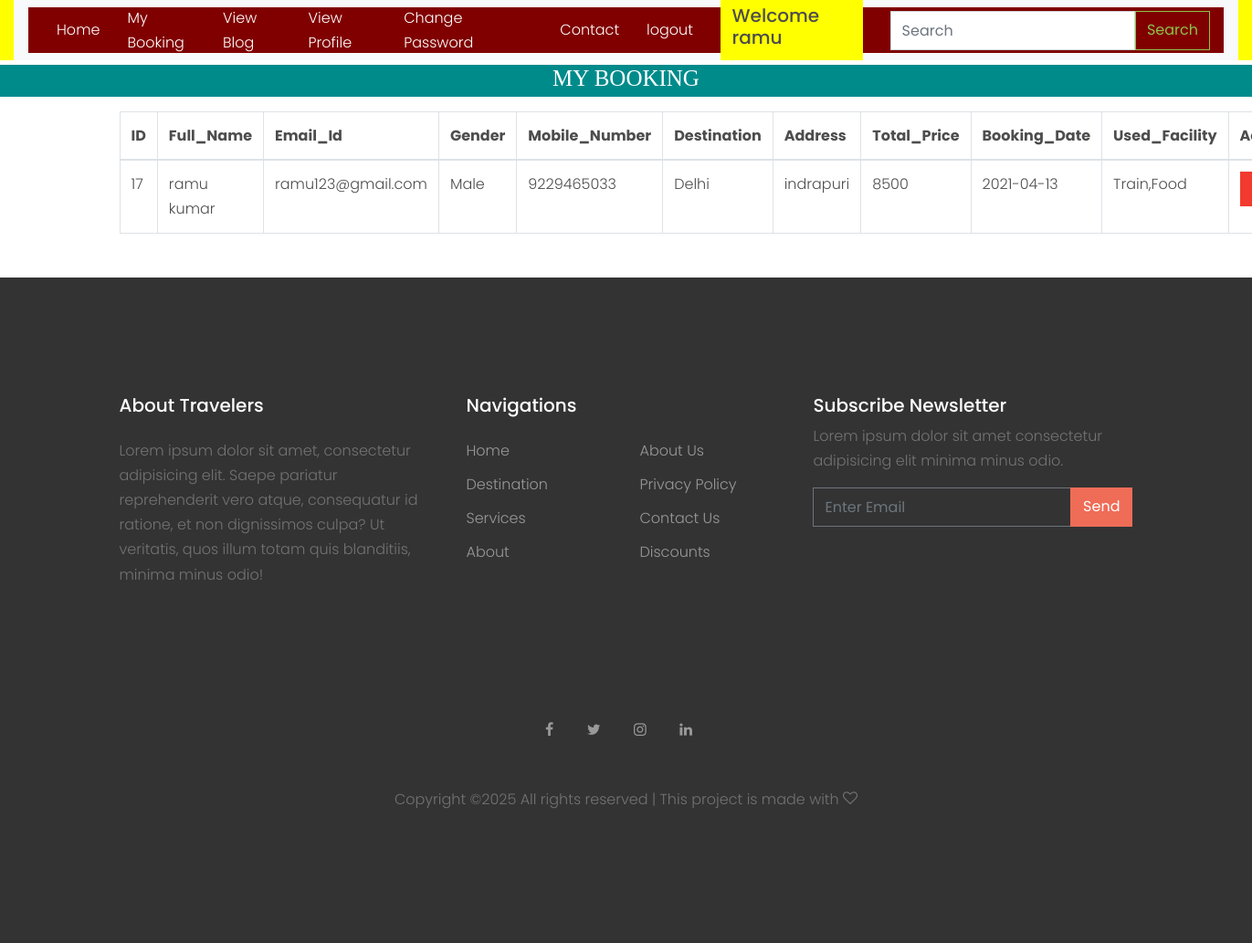
The page /my_booking/ (signed in) on the database its author committed.
### tour/models.py (models this page shows, shortened)
class Booking(models.Model):
    user = models.ForeignKey(User,on_delete=models.CASCADE,null=True)
    destination = models.ForeignKey(Destination,on_delete=models.CASCADE,null=True)
    Fname = models.CharField(max_length=30)
    Lname = models.CharField(max_length=30)
    Email = models.EmailField()
    gender = models.CharField(max_length=20,null=True)
    date = models.CharField(max_length=30,null=True)
    address = models.CharField(max_length=30,null=True)
    number = models.CharField(max_length=30,null=True)
    price = models.CharField(max_length=30,null=True)
    used_facility=models.CharField(max_length=30,null=True)

class Destination(models.Model):
    user = models.ForeignKey(User,on_delete=models.CASCADE,null=True)
    place = models.CharField(max_length=20)
    country = models.CharField(max_length=20)
    image = models.ImageField(null=True)
    image1 = models.ImageField(null=True)
    image2 = models.ImageField(null=True)
    image3 = models.ImageField(null=True)
    price_by_bus = models.CharField(max_length=20,null=True)
    price_by_Train = models.CharField(max_length=20, null=True)
    price_by_Flight = models.CharField(max_length=20, null=True)
    food_price = models.CharField(max_length=20, null=True)
    number_of_person = models.CharField(max_length=20, null=True)
    days = models.CharField(max_length=20, null=True)
    nights = models.CharField(max_length=20, null=True)
    description=models.CharField(max_length=200,null=True)
    def __str__(self):
        return self.place

### tour/views.py (the view)
# urls.py: path('my_booking/',views.my_booking,name='my_booking'),
def my_booking(request):
    data=Booking.objects.filter(user=request.user)
    d={'data':data}
    return render(request,'my_booking.html',d)

### tour/templates/my_booking.html (shortened to what this page needs)
{% extends 'base.html' %}
{% load static %}
{% block body %}
<center>
      <h1 style="font-size:25px; background-color:darkcyan;height:35px;color:white;margin-top:5px;font-family : 'Monotype Corsiva' ;text-align:align:center"> MY BOOKING </h1>
</center>
<div class="container mt-3">
    <table class="table table-bordered" id="myTable">
  <thead>
  <tr>
    <th>ID</th>
    <th>Full_Name</th>
    <th>Email_Id</th>
      <th>Gender</th>
    <th>Mobile_Number</th>
    <th>Destination</th>
    <th>Address</th>
    <th>Total_Price</th>
    <th>Booking_Date</th>
    <th>Used_Facility</th>
    <th>Action</th>
  </tr>
  </thead>
   <tbody>
    {% for i in data %}
  <tr>
    <td>{{i.id}}</td>
    <td>{{i.Fname}} {{i.Lname}}</td>
      <td>{{i.Email}}</td>
      <td>{{i.gender}}</td>
       <td>{{i.number}}</td>
       <td>{{i.destination}}</td>
       <td>{{i.address}}</td>
       <td>{{i.price}}</td>
       <td>{{i.date}}</td>
       <td>{{i.used_facility}}</td>
    <td><a href="{% url 'delete_booking' i.id %}" onclick="return confirm('Are you sure?')"><button class="btn btn-danger">delete</button></a></td>
  </tr>
    {% endfor %}
    </tbody>
</table>
</div>
{% endblock %}

### tour/templates/base.html (shortened to what this page needs)
<!DOCTYPE html>
<html lang="en">
<head>
    {% load static %}
    <link rel="stylesheet" href="{% static 'fonts/icomoon/style.css' %}">
    <link rel="stylesheet" href="{% static 'css/bootstrap.min.css' %}">
    <link rel="stylesheet" href="{% static 'css/magnific-popup.css' %}">
    <link rel="stylesheet" href="{% static 'css/jquery-ui.css' %}">
    <link rel="stylesheet" href="{% static 'css/owl.carousel.min.css' %}">
    <link rel="stylesheet" href="{% static 'css/owl.theme.default.min.css' %}">
    <link rel="stylesheet" href="https://cdnjs.cloudflare.com/ajax/libs/font-awesome/4.7.0/css/font-awesome.min.css">
    <link rel="stylesheet" href="{% static 'css/bootstrap-datepicker.css' %}">
    <link rel="stylesheet" href="{% static 'fonts/flaticon/font/flaticon.css' %}">
    <link rel="stylesheet" href="https://cdn.jsdelivr.net/npm/mediaelement@4.2.7/build/mediaelementplayer.min.css>
    <link rel=" href="{% static 'css/aos.css' %}">
    <link rel="stylesheet" href="{% static 'css/style.css' %}">
</head>
<body>
<header class="site-navbar " role="banner">
    <div class="container-fluid">
        <div class="row">
            <div class="col-12" style="background-color:yellow;">
                <nav class="navbar navbar-expand-lg navbar-light bg-light">
                    <div class="container-fluid" style="background-color:maroon;height:50px">
                        <div class="collapse navbar-collapse" id="navbarSupportedContent">
                            {% if request.user.is_staff %}
                            <ul class="navbar-nav me-auto mb-2 mb-lg-0">
                                <li class="active"><a href="{% url 'admin_home' %}">Dashboard</a></li>
                                <li><a href="{% url 'all_user' %}" style="margin-left:10px">All User</a></li>
                                <li><a href="{% url 'add_destination' %}"  style="margin-left:20px">Add Destination</a></li>
                                <li><a href="{% url 'add_blog' %}"  style="margin-left:20px">Add Blog</a></li>
                                <li><a href="{% url 'admin_viewblog' %}"  style="margin-left:20px">View Blog</a></li>
                                <li><a href="{% url 'view_destination' %}"  style="margin-left:20px">View Destination</a></li>
                                <li><a href="{% url 'view_booking' %}"  style="margin-left:20px">View Booking</a></li>
                                <li><a href="{% url 'view_contact' %}"  style="margin-left:20px">View Contact</a></li>
                                <li><a href="{% url 'Change_Password' %}"  style="margin-left:20px">Change Password</a></li>
                                 <li><a href="{% url 'logout' %}"  style="margin-left:20px">logout</a></li>
                                <li class="btn btn-warning"  style="margin-left:20px;background-color:yellow">Welcome {{request.user.username}}</li>
                                {% elif request.user.is_authenticated %}
                                    <a href="{% url 'home' %}" style="color:white">Home</a>
                        <a href="{% url 'my_booking' %}" style="margin-left:30px;color:white">My Booking</a>
                        <a href="{% url 'blog' %}" style="margin-left:30px;color:white">View Blog</a>
                               <a href="{% url 'view_profile' %}" style="margin-left:30px;color:white">View Profile</a>
                               <a href="{% url 'Change_Password' %}" style="margin-left:30px;color:white">Change Password</a>
                                    <a href="{% url 'contact' %}" style="margin-left:50px;color:white">Contact</a>
                               <a href="{% url 'logout' %}" onclick="return confirm('Are You Sure')" style="margin-left:30px;color:white">logout</a>
                                <h5 style="background-color:yellow;margin-left:30px;padding:1%"> Welcome {{request.user.username}}</h5>
                            {% endif %}
                            {% if not request.user.is_staff %}
                            <div align="right">
                                <form class="d-flex pull-right" method="post" action="/search/">
                                    <input class="form-control me-2" type="search" placeholder="Search"
                                           aria-label="Search" name="srh" style="margin-left:30px">
                                    <button class="btn btn-outline-success" type="submit">Search</button>
                                </form>
                            </div>
                            {% endif %}
                        </div>
                    </div>
                </nav>
            </div>
        </div>
    </div>
</header>
{% block body %}
{% endblock %}
<footer class="site-footer mt-5">
    <div class="container">
        <div class="row">
            <div class="col-lg-4">
                <div class="mb-5">
                    <h3 class="footer-heading mb-4">About Travelers</h3>
                    <p>Lorem ipsum dolor sit amet, consectetur adipisicing elit. Saepe pariatur reprehenderit vero
                        atque, consequatur id ratione, et non dignissimos culpa? Ut veritatis, quos illum totam quis
                        blanditiis, minima minus odio!</p>
                </div>
            </div>
            <div class="col-lg-4 mb-5 mb-lg-0">
                <div class="row mb-5">
                    <div class="col-md-12">
                        <h3 class="footer-heading mb-4">Navigations</h3>
                    </div>
                    <div class="col-md-6 col-lg-6">
                        <ul class="list-unstyled">
                            <li><a href="#">Home</a></li>
                            <li><a href="#">Destination</a></li>
                            <li><a href="#">Services</a></li>
                            <li><a href="#">About</a></li>
                        </ul>
                    </div>
                    <div class="col-md-6 col-lg-6">
                        <ul class="list-unstyled">
                            <li><a href="#">About Us</a></li>
                            <li><a href="#">Privacy Policy</a></li>
                            <li><a href="#">Contact Us</a></li>
                            <li><a href="#">Discounts</a></li>
                        </ul>
                    </div>
                </div>
            </div>
            <div class="col-lg-4 mb-5 mb-lg-0">
                <div class="mb-5">
                    <h3 class="footer-heading mb-2">Subscribe Newsletter</h3>
                    <p>Lorem ipsum dolor sit amet consectetur adipisicing elit minima minus odio.</p>
                    <form action="#" method="post">
                        <div class="input-group mb-3">
                            <input type="text" class="form-control border-secondary text-white bg-transparent"
                                   placeholder="Enter Email" aria-label="Enter Email" aria-describedby="button-addon2">
                            <div class="input-group-append">
                                <button class="btn btn-primary text-white" type="button" id="button-addon2">Send
                                </button>
                            </div>
                        </div>
                    </form>
                </div>
            </div>
        </div>
        <div class="row pt-5 mt-5 text-center">
            <div class="col-md-12">
                <div class="mb-5">
                    <a href="#" class="pl-0 pr-3"><span class="icon-facebook"></span></a>
                    <a href="#" class="pl-3 pr-3"><span class="icon-twitter"></span></a>
                    <a href="#" class="pl-3 pr-3"><span class="icon-instagram"></span></a>
                    <a href="#" class="pl-3 pr-3"><span class="icon-linkedin"></span></a>
                </div>
                <p>
                    Copyright &copy;<script>document.write(new Date().getFullYear());</script>
                    All rights reserved | This project is made with <i class="icon-heart-o" aria-hidden="true"></i>
                </p>
            </div>
        </div>
    </div>
</footer>
</body>
</html>

### tour/static/css/style.css (style rules this page uses)
body { line-height: 1.7; color: #4d4d4d; font-weight: 300; font-size: 1rem; }
a { -webkit-transition: .3s all ease; -o-transition: .3s all ease; transition: .3s all ease; }
h1, h2, h3, h4, h5, .h1, .h2, .h3, .h4, .h5 { font-family: "Poppins", -apple-system, BlinkMacSystemFont, "Segoe UI", Roboto, "Helvetica Neue", Arial, sans-serif, "Apple Color Emoji", "Segoe UI Emoji", "Segoe UI Symbol", "Noto Color Emoji"; }
.btn { border-radius: 0; }
.btn.btn-primary { border: 2px solid transparent; }
.form-control { height: 43px; border-radius: 0; }
.site-footer { padding: 4em 0; background: #333333; }
@media (min-width: 768px) { .site-footer { padding: 8em 0; } }
.site-footer p { color: #737373; }
.site-footer h2, .site-footer h3, .site-footer h4, .site-footer h5 { color: #fff; }
.site-footer a { color: #999999; }
.site-footer ul li { margin-bottom: 10px; }
.site-footer .footer-heading { font-size: 20px; color: #fff; }
.site-navbar { margin-bottom: 0px; z-index: 1999; position: relative; }
.bg-light { background: #ccc; }

### tour/templates/base.html (style rules this page uses)
li { color:white; font-size:bold; }

### rows shown on the page
Booking: id "17", Fname "ramu", Lname "kumar", Email "ramu123@gmail.com", gender "Male", number "9229465033", destination "Delhi", address "indrapuri", price "8500", date "2021-04-13", used_facility "Train,Food"

### other values the page prints
{{ request.user.username }} "ramu"
